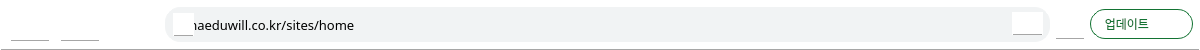
  <widget class="QWidget" name="widget_2" native="true">
   <property name="geometry">
    <rect>
     <x>0</x>
     <y>40</y>
     <width>1200</width>
     <height>50</height>
    </rect>
   </property>
   <property name="styleSheet">
    <string notr="true">background-color: rgb(255, 255, 255);
border-left-color: rgb(255, 255, 255);
border-right-color: rgb(255, 255, 255);
border-bottom-color: rgb(166, 166, 166);
border-top-color: rgb(255, 255, 255);
border-style:solid;
border-width:1px;</string>
   </property>
   <widget class="QPushButton" name="asd">
    <property name="geometry">
     <rect>
      <x>10</x>
      <y>6</y>
      <width>40</width>
      <height>35</height>
     </rect>
    </property>
    <property name="focusPolicy">
     <enum>Qt::NoFocus</enum>
    </property>
    <property name="text">
     <string/>
    </property>
    <property name="icon">
     <iconset>
      <normaloff>../Images/화살표(좌).png</normaloff>../Images/화살표(좌).png</iconset>
    </property>
    <property name="iconSize">
     <size>
      <width>75</width>
      <height>75</height>
     </size>
    </property>
   </widget>
   <widget class="QPushButton" name="pushButton_2">
    <property name="geometry">
     <rect>
      <x>60</x>
      <y>6</y>
      <width>40</width>
      <height>35</height>
     </rect>
    </property>
    <property name="focusPolicy">
     <enum>Qt::NoFocus</enum>
    </property>
    <property name="text">
     <string/>
    </property>
    <property name="icon">
     <iconset>
      <normaloff>../Images/화살표(우).png</normaloff>../Images/화살표(우).png</iconset>
    </property>
    <property name="iconSize">
     <size>
      <width>80</width>
      <height>80</height>
     </size>
    </property>
   </widget>
   <widget class="QPushButton" name="pushButton_3">
    <property name="geometry">
     <rect>
      <x>110</x>
      <y>7</y>
      <width>40</width>
      <height>35</height>
     </rect>
    </property>
    <property name="focusPolicy">
     <enum>Qt::NoFocus</enum>
    </property>
    <property name="styleSheet">
     <string notr="true">border-width:0px;
border-style:solid;
</string>
    </property>
    <property name="text">
     <string/>
    </property>
    <property name="icon">
     <iconset>
      <normaloff>../Images/새로고침.png</normaloff>../Images/새로고침.png</iconset>
    </property>
    <property name="iconSize">
     <size>
      <width>25</width>
      <height>25</height>
     </size>
    </property>
   </widget>
   <widget class="QLabel" name="label_3">
    <property name="geometry">
     <rect>
      <x>165</x>
      <y>7</y>
      <width>885</width>
      <height>35</height>
     </rect>
    </property>
    <property name="font">
     <font>
      <family>맑은 고딕</family>
      <pointsize>10</pointsize>
     </font>
    </property>
    <property name="styleSheet">
     <string notr="true">background-color: rgb(241, 243, 244);
border-color: rgb(241, 243, 244);
border-radius:15px;</string>
    </property>
    <property name="text">
     <string>      haeduwill.co.kr/sites/home</string>
    </property>
   </widget>
   <widget class="QPushButton" name="pushButton_4">
    <property name="geometry">
     <rect>
      <x>173</x>
      <y>13</y>
      <width>21</width>
      <height>23</height>
     </rect>
    </property>
    <property name="focusPolicy">
     <enum>Qt::NoFocus</enum>
    </property>
    <property name="text">
     <string/>
    </property>
    <property name="icon">
     <iconset>
      <normaloff>../Images/자물쇠.png</normaloff>../Images/자물쇠.png</iconset>
    </property>
    <property name="iconSize">
     <size>
      <width>45</width>
      <height>45</height>
     </size>
    </property>
   </widget>
   <widget class="QPushButton" name="pushButton_5">
    <property name="geometry">
     <rect>
      <x>1012</x>
      <y>12</y>
      <width>31</width>
      <height>23</height>
     </rect>
    </property>
    <property name="focusPolicy">
     <enum>Qt::NoFocus</enum>
    </property>
    <property name="text">
     <string/>
    </property>
    <property name="icon">
     <iconset>
      <normaloff>../Images/별 아이콘.png</normaloff>../Images/별 아이콘.png</iconset>
    </property>
    <property name="iconSize">
     <size>
      <width>50</width>
      <height>50</height>
     </size>
    </property>
   </widget>
   <widget class="QPushButton" name="pushButton_6">
    <property name="geometry">
     <rect>
      <x>1055</x>
      <y>8</y>
      <width>30</width>
      <height>31</height>
     </rect>
    </property>
    <property name="text">
     <string/>
    </property>
    <property name="icon">
     <iconset>
      <normaloff>../Images/내려받기 아이콘.png</normaloff>../Images/내려받기 아이콘.png</iconset>
    </property>
    <property name="iconSize">
     <size>
      <width>100</width>
      <height>120</height>
     </size>
    </property>
   </widget>
   <widget class="QLabel" name="label_4">
    <property name="geometry">
     <rect>
      <x>1090</x>
      <y>9</y>
      <width>103</width>
      <height>30</height>
     </rect>
    </property>
    <property name="font">
     <font>
      <family>맑은 고딕</family>
     </font>
    </property>
    <property name="styleSheet">
     <string notr="true">border-color: rgb(19, 115, 51);
color: rgb(19, 115, 51);
border-radius:15px;
border-width:1px;</string>
    </property>
    <property name="text">
     <string>    업데이트</string>
    </property>
    <property name="alignment">
     <set>Qt::AlignLeading|Qt::AlignLeft|Qt::AlignVCenter</set>
    </property>
   </widget>
   <widget class="QLabel" name="label_5">
    <property name="geometry">
     <rect>
      <x>1165</x>
      <y>10</y>
      <width>20</width>
      <height>28</height>
     </rect>
    </property>
    <property name="styleSheet">
     <string notr="true">border-color: rgb(255, 255, 255, 0);
background-color: rgba(255, 255, 255, 0);</string>
    </property>
    <property name="text">
     <string/>
    </property>
    <property name="pixmap">
     <pixmap>../Images/3점(초록).png</pixmap>
    </property>
    <property name="scaledContents">
     <bool>true</bool>
    </property>
   </widget>
  </widget>
